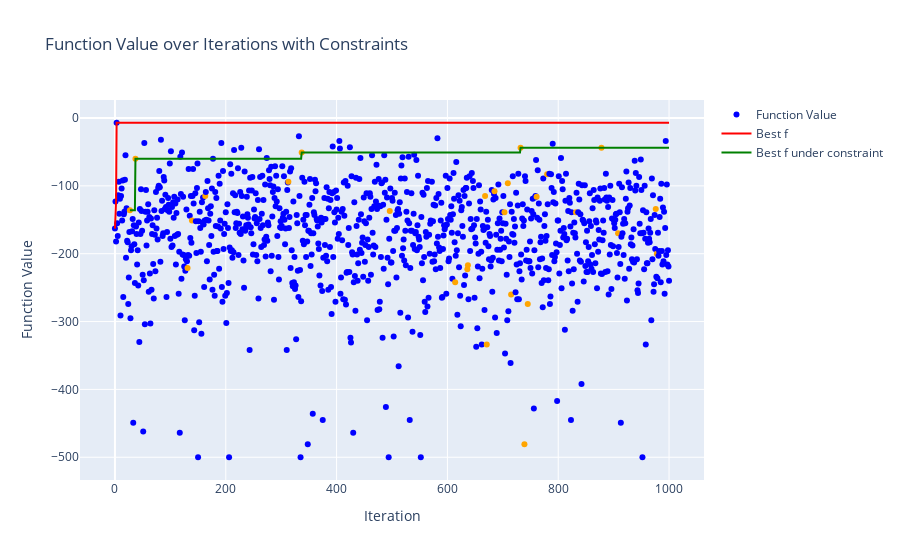

Notebook source saved alongside this figure:
### Code cell
filename = log_files[5]
print(filename)
print()

log_file_path = os.path.join(LOG_DIR, filename)
df_merged, settings = parse_and_prepare_data(log_file_path)

print("実験設定")
display(settings)
print()
display(df_merged.head())

plot_function_values(df_merged)

### Figure 1 — Plotly figure (JSON) as saved in the notebook; plotly's stock layout.template omitted (floating-point values rounded to 4 significant figures; data arrays with more than 128 entries replaced by an {"elided": "..."} marker saying what was removed)
{"data": [{"marker": {"color": {"elided": "1001 str values"}}, "mode": "markers", "name": "Function Value", "type": "scatter", "x": {"elided": "1001 int values"}, "y": {"elided": "1001 int values"}}, {"line": {"color": "red"}, "mode": "lines", "name": "Best f", "type": "scatter", "x": {"elided": "1001 int values"}, "y": {"elided": "1001 int values"}}, {"line": {"color": "green"}, "mode": "lines", "name": "Best f under constraint", "type": "scatter", "x": {"elided": "1001 int values"}, "y": {"elided": "1001 int values"}}], "layout": {"showlegend": true, "title": {"text": "Function Value over Iterations with Constraints"}, "xaxis": {"title": {"text": "Iteration"}}, "yaxis": {"title": {"text": "Function Value"}}}}
